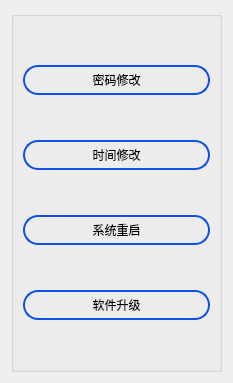
<?xml version="1.0" encoding="UTF-8"?>
<ui version="4.0">
 <class>OtherSettingDlg</class>
 <widget class="QWidget" name="OtherSettingDlg">
  <property name="geometry">
   <rect>
    <x>0</x>
    <y>0</y>
    <width>233</width>
    <height>383</height>
   </rect>
  </property>
  <property name="windowTitle">
   <string>Form</string>
  </property>
  <layout class="QGridLayout" name="gridLayout">
   <item row="0" column="0">
    <widget class="QGroupBox" name="groupBox">
     <property name="styleSheet">
      <string notr="true">QGroupBox{border:2px solid black;};</string>
     </property>
     <property name="title">
      <string/>
     </property>
     <layout class="QVBoxLayout" name="verticalLayout">
      <item>
       <widget class="QPushButton" name="pwdSetBtn">
        <property name="maximumSize">
         <size>
          <width>16777215</width>
          <height>30</height>
         </size>
        </property>
        <property name="styleSheet">
         <string notr="true">QPushButton{
border:2px solid rgb(15,80,232);
border-radius:15px
}</string>
        </property>
        <property name="text">
         <string>密码修改</string>
        </property>
       </widget>
      </item>
      <item>
       <widget class="QPushButton" name="timeSetBtn">
        <property name="maximumSize">
         <size>
          <width>16777215</width>
          <height>30</height>
         </size>
        </property>
        <property name="styleSheet">
         <string notr="true">QPushButton{
border:2px solid rgb(15,80,232);
border-radius:15px
}</string>
        </property>
        <property name="text">
         <string>时间修改</string>
        </property>
       </widget>
      </item>
      <item>
       <widget class="QPushButton" name="resetBtn">
        <property name="maximumSize">
         <size>
          <width>16777215</width>
          <height>30</height>
         </size>
        </property>
        <property name="styleSheet">
         <string notr="true">QPushButton{
border:2px solid rgb(15,80,232);
border-radius:15px
}</string>
        </property>
        <property name="text">
         <string>系统重启</string>
        </property>
       </widget>
      </item>
      <item>
       <widget class="QPushButton" name="updateBtn">
        <property name="maximumSize">
         <size>
          <width>16777215</width>
          <height>30</height>
         </size>
        </property>
        <property name="styleSheet">
         <string notr="true">QPushButton{
border:2px solid rgb(15,80,232);
border-radius:15px
}</string>
        </property>
        <property name="text">
         <string>软件升级</string>
        </property>
       </widget>
      </item>
     </layout>
    </widget>
   </item>
  </layout>
 </widget>
 <resources/>
 <connections/>
</ui>
